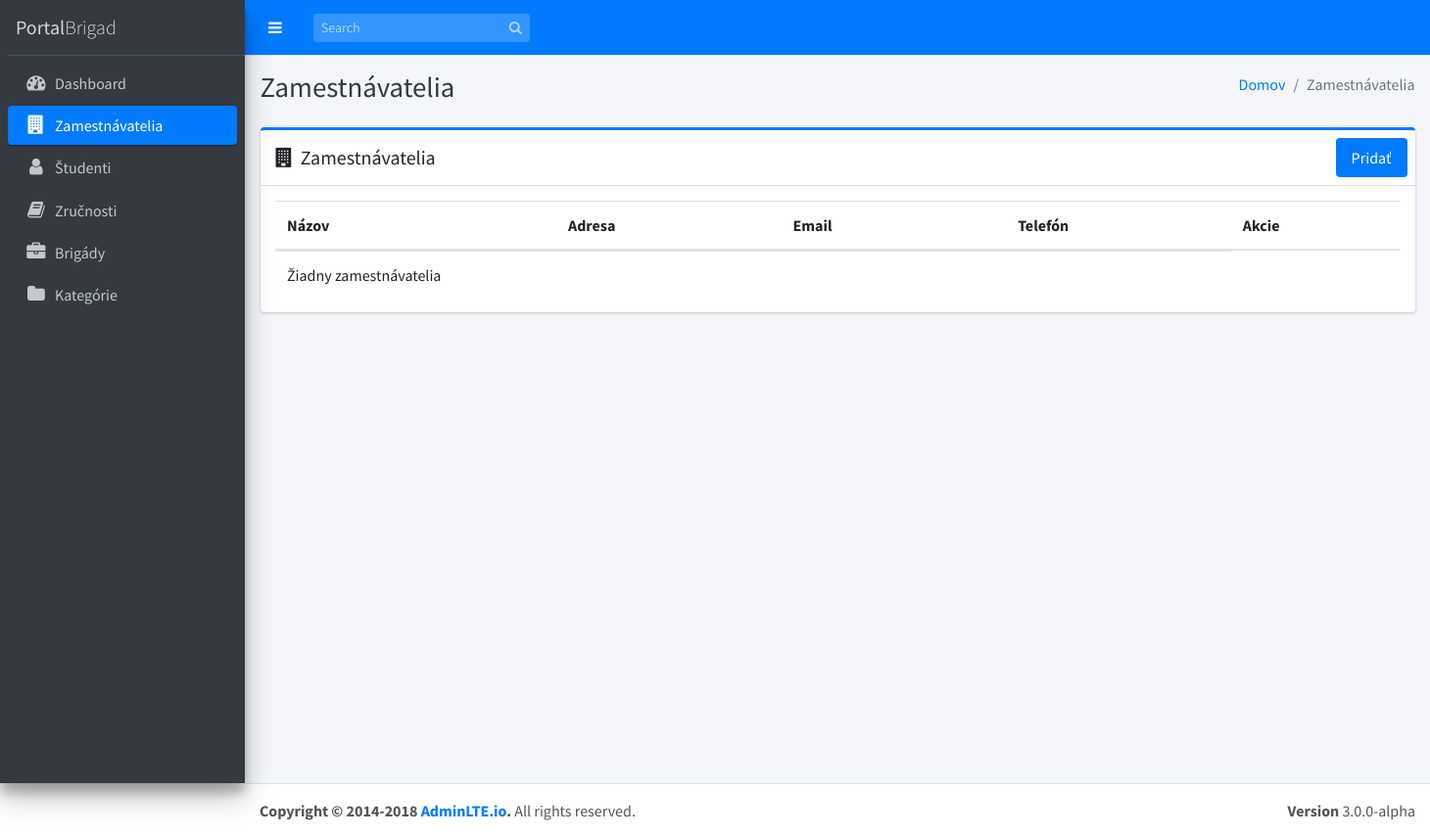
Before: /index.php/zamestnavatelia with the older database file.
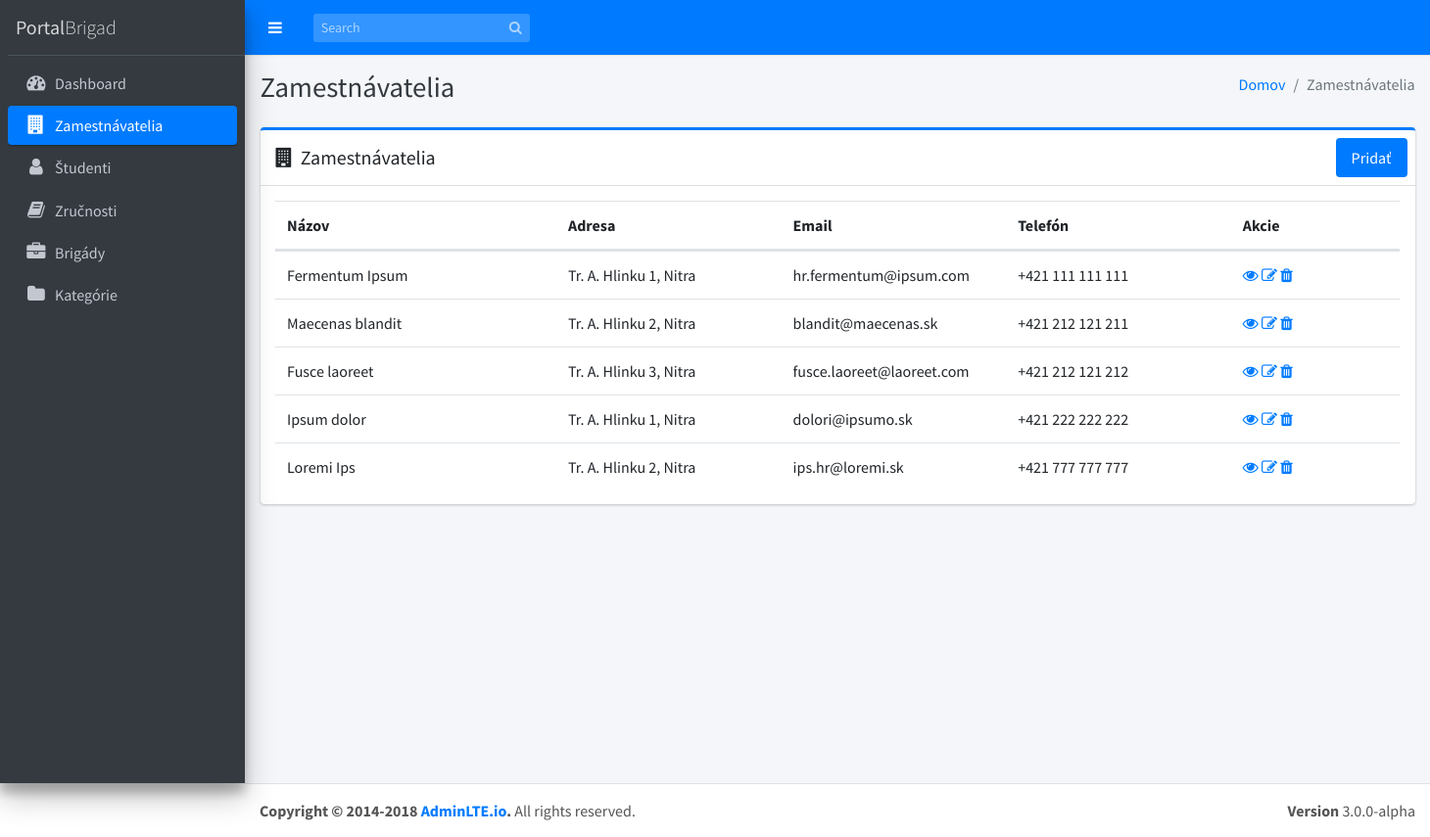
After: the same page with the newer database file.
### tables this page shows
CREATE TABLE `zamestnavatelia` (
  `id` int(11) NOT NULL,
  `nazov` varchar(30) NOT NULL,
  `adresa` varchar(45) NOT NULL,
  `email` varchar(30) NOT NULL,
  `telefon` varchar(16) NOT NULL
);

### application/controllers/Zamestnavatelia.php (called while the page is built, shortened)
<?php
class Zamestnavatelia extends CI_Controller
{
    function __construct()
    {
        $this->load->helper('form');
        $this->load->helper('url');
        $this->load->library('form_validation');
        $this->load->model('Zamestnavatel_model');
        $this->load->library('pagination');
    }
    public function index()
    {
        $data = array();
        $data['zamestnavatelia'] = $this->Zamestnavatel_model->getRows();
        $data['title'] = 'Zamestnávatelia | PortalBrigad';
        $this->load->view('templates/header', $data);
        $this->load->view('templates/menu');
        $this->load->view('zamestnavatelia/index', $data);
        $this->load->view('templates/footer');
    }
}

### index.php (called while the page is built, shortened)
<?php
require_once BASEPATH.'core/CodeIgniter.php';

### application/models/Zamestnavatel_model.php (called while the page is built, shortened)
<?php defined('BASEPATH') or exit('No direct script access allowed');
class Zamestnavatel_model extends CI_Model
{
    function getRows($id = "")
    {
        if (!empty($id)) {
            $query = $this->db->get_where('zamestnavatelia', array('id' => $id));
            return $query->row_array();
        } else {
            $query = $this->db->get('zamestnavatelia');
            return $query->result_array();
        }
    }
}

### application/views/zamestnavatelia/index.php (the view, shortened to what this page needs)
<div class="content-wrapper">
	<div class="content-header">
		<div class="container-fluid">
			<div class="row mb-2">
				<div class="col-sm-6">
					<h1 class="m-0 text-dark">Zamestnávatelia</h1>
				</div>
				<div class="col-sm-6">
					<ol class="breadcrumb float-sm-right">
						<li class="breadcrumb-item"><a href="<?php echo base_url(); ?>">Domov</a></li>
						<li class="breadcrumb-item active">Zamestnávatelia</li>
					</ol>
				</div>
			</div>
		</div>
	</div>
	<section class="content">
		<div class="container-fluid">
			<div class="row">
				<section class="col-md-12 connectedSortable">
					<div class="card card-primary card-outline">
						<div class="card-header d-flex p-0">
							<h3 class="card-title p-3">
								<i class="fa fa-building mr-1"></i>
								Zamestnávatelia
							</h3>
							<ul class="nav nav-pills ml-auto p-2">
								<li class="nav-item">
									<a href="<?php echo site_url('zamestnavatelia/add/'); ?>" class="nav-link active">Pridať</a>
								</li>
							</ul>
						</div>
						<div class="card-body table-responsive p-2">
							<div id="zamestnavateliaTable_wrapper" class="dataTables_wrapper container-fluid dt-bootstrap4">
								<div class="row">
									<div class="col-sm-12"></div>
								</div>
								<div class="row">
									<div class="col-sm-12">
										<table id="zamestnavateliaTable" class="table table-hover dataTable">
											<thead>
												<tr>
													<th width="25%">Názov</th>
													<th width="20%">Adresa</th>
													<th width="20%">Email</th>
													<th width="20%">Telefón</th>
													<th width="15%">Akcie</th>
												</tr>
											</thead>
											<tbody id="userData">
												<?php if (!empty($zamestnavatelia)) : foreach ($zamestnavatelia as $zamestnavatel) : ?>
														<tr>
															<td><?php echo $zamestnavatel['nazov']; ?></td>
															<td><?php echo $zamestnavatel['adresa']; ?></td>
															<td><?php echo $zamestnavatel['email']; ?></td>
															<td><?php echo $zamestnavatel['telefon']; ?></td>
															<td>
																<a href="<?php echo site_url('zamestnavatelia/view/' . $zamestnavatel['id']); ?>" class="fa fa-eye"></a>
																<a href="<?php echo site_url('zamestnavatelia/edit/' . $zamestnavatel['id']); ?>" class="fa fa-edit"></a>
																<a href="<?php echo site_url('zamestnavatelia/delete/' . $zamestnavatel['id']); ?>" data-href="<?php echo site_url('zamestnavatelia/delete/' . $zamestnavatel['id']); ?>" class="fa fa-trash" data-toggle="modal" data-target="#deleteModal"></a>
															</td>
														</tr>
													<?php endforeach;
											else : ?>
													<tr>
														<td colspan="4">Žiadny zamestnávatelia</td>
													</tr>
												<?php endif; ?>
											</tbody>
										</table>
									</div>
								</div>
							</div>
						</div>
				</section>
			</div>
		</div>
</div>
</div>

Changed rows visible on the page:
added zamestnavatelia: nazov "Fermentum Ipsum", adresa "Tr. A. Hlinku 1, Nitra", email "hr.fermentum@ipsum.com", telefon "+421 111 111 111"
added zamestnavatelia: nazov "Maecenas blandit", adresa "Tr. A. Hlinku 2, Nitra", email "blandit@maecenas.sk", telefon "+421 212 121 211"
added zamestnavatelia: nazov "Fusce laoreet", adresa "Tr. A. Hlinku 3, Nitra", email "fusce.laoreet@laoreet.com", telefon "+421 212 121 212"
added zamestnavatelia: nazov "Ipsum dolor", adresa "Tr. A. Hlinku 1, Nitra", email "dolori@ipsumo.sk", telefon "+421 222 222 222"
added zamestnavatelia: nazov "Loremi Ips", adresa "Tr. A. Hlinku 2, Nitra", email "ips.hr@loremi.sk", telefon "+421 777 777 777"
Other visible differences:
text no longer shown: "Žiadny zamestnávatelia"
